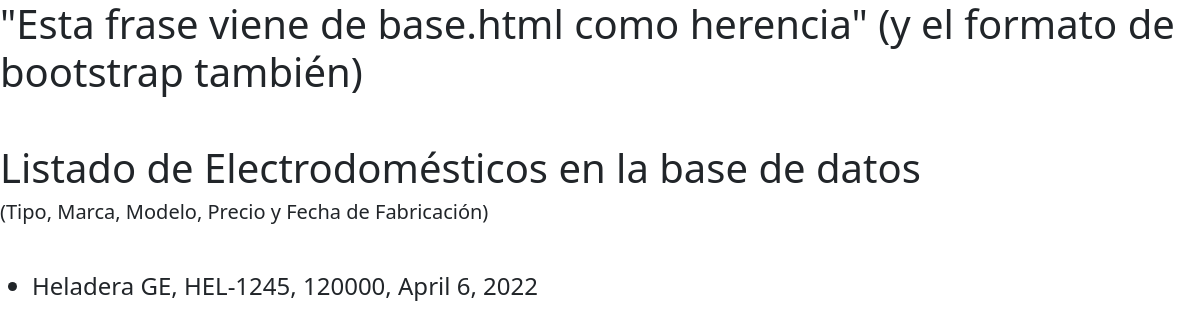
The page /electrodomesticos/ on the database its author committed.
### DatosFlia/models.py (models this page shows)
class Electrodomestico(models.Model):
    tipoE = models.CharField(max_length=40)
    marcaE = models.CharField(max_length=40)
    modeloE = models.CharField(max_length=40)
    precio = models.IntegerField()
    fecha_produccionE = models.DateField() #(YYYY-MM-DD)

### DatosFlia/views.py (the view)
# urls.py: path('electrodomesticos/', listar_electrodomestico),
def listar_electrodomestico(request):
    contextE = {
        "electrodomesticos": Electrodomestico.objects.all(),
    }
    return render(request,"DatosFlia/electrodomesticos.html",contextE)

### DatosFlia/templates/DatosFlia/electrodomesticos.html
{% extends 'DatosFlia/base.html' %}
    {% block content %}
    <h1>Listado de Electrodomésticos en la base de datos</h1>
    <h5>(Tipo, Marca, Modelo, Precio y Fecha de Fabricación)</h5>
    <br>
    <ul>
        {% for electrodomestico in electrodomesticos %}
            <p>
            <h4>
            <li>{{electrodomestico.tipoE}} {{electrodomestico.marcaE}}, {{electrodomestico.modeloE}}, {{electrodomestico.precio}}, {{electrodomestico.fecha_produccionE}}</li>
            </h4>
            </p>
        {% endfor %}
    </ul>
    {% endblock %}

### rows shown on the page
Electrodomestico: tipoE "Heladera", marcaE "GE", modeloE "HEL-1245", precio "120000", fecha_produccionE "April 6, 2022"
